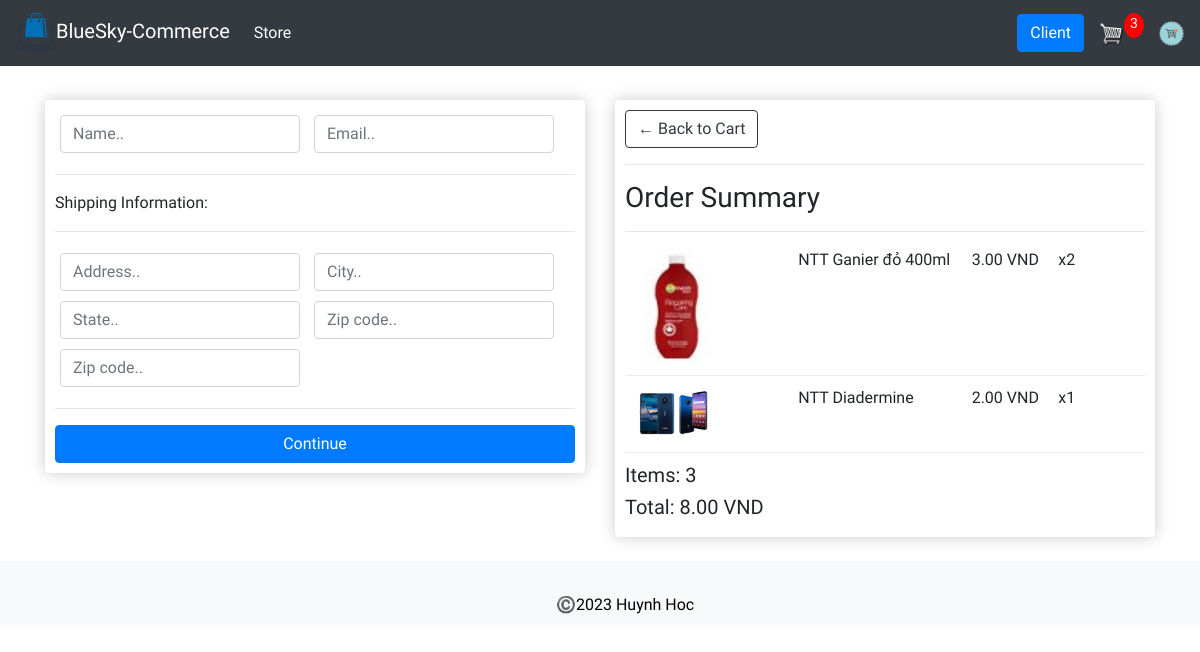
/checkout/ (signed in), run on an earlier commit of the app's database.
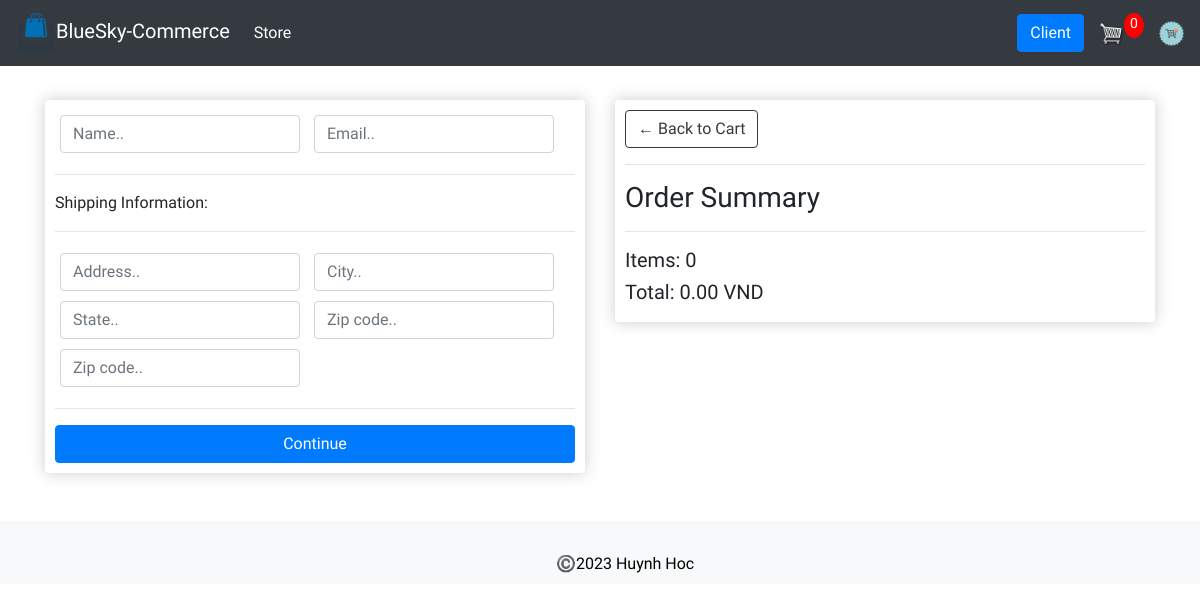
And on a later commit of the database.
### store/models.py (models this page shows, shortened)
class OrderItem(models.Model):
    product = models.ForeignKey(Product, on_delete=models.SET_NULL, null=True)
    order = models.ForeignKey(Order, on_delete=models.SET_NULL, null=True)
    quantity = models.IntegerField(default=0, null=True, blank=True)
    date_added = models.DateTimeField(auto_now_add=True)
    @property
    def get_total(self):
        total = self.product.price * self.quantity
        return total

class Product(models.Model):
    productId = models.CharField(max_length=20, null=False)
    name = models.CharField(max_length=200, null=False)
    price = models.FloatField(max_length=200, null=True)
    quantity = models.IntegerField(default=0, null=True, blank=True)
    digital = models.BooleanField(default=False, null=True, blank=True)
    image = models.ImageField(null=True, blank=True)
    @property
    def imageURL(self):
        try:
            url = self.image.url
        except Exception as ex:
            print("ex url: ", ex)
            url = ''
        return url

class Order(models.Model):
    customer = models.ForeignKey(Customer, on_delete=models.SET_NULL, null=True, blank=True)
    date_order = models.DateTimeField(auto_now_add=True)
    complete = models.BooleanField(default=False, null=True, blank=True)
    transaction_id = models.CharField(max_length=200, null=True)
    @property
    def shipping(self):
        shipping = False
        orderitems = self.orderitem_set.all()
        for i in orderitems:
            if i.product.digital == False:
                shipping = True
        return shipping
    @property
    def get_cart_total(self):
        orderitems = self.orderitem_set.all()
        total = sum([item.get_total for item in orderitems])
        return total
    @property
    def get_cart_items(self):
        orderitems = self.orderitem_set.all()
        total = sum([item.quantity for item in orderitems])
        return total

### store/views.py (the view)
# urls.py: path('checkout/', views.checkout, name="checkout"),
def checkout(request):
    data = cartData(request)
    cartItems = data['cartItems']
    order = data['order']
    items = data['items']
    context = {'items': items, 'order': order, 'cartItems': cartItems}
    return render(request, 'store/checkout.html', context)

### store/utils.py (called while the page is built)
def cartData(request):
    if request.user.is_authenticated:
        customer = request.user.customer
        order, created = Order.objects.get_or_create(customer=customer, complete=False)
        items = order.orderitem_set.all()
        cartItems = order.get_cart_items
    else:
        cookieData = cookieCart(request)
        cartItems = cookieData['cartItems']
        order = cookieData['order']
        items = cookieData['items']
    return {'cartItems': cartItems, 'order': order, 'items': items}

### templates/store/checkout.html (shortened to what this page needs)
{% extends 'store/main.html' %}
{% load static %}
{% block content %}
     <div class="row">
		<div class="col-lg-6">
			<div class="box-element" id="form-wrapper">
				<form id="form">
					<div id="user-info">
						<div class="form-field">
							<input required class="form-control" type="text" name="name" placeholder="Name..">
						</div>
						<div class="form-field">
							<input required class="form-control" type="email" name="email" placeholder="Email..">
						</div>
					</div>
					<div id="shipping-info">
						<hr>
						<p>Shipping Information:</p>
						<hr>
						<div class="form-field">
							<input class="form-control" type="text" name="address" placeholder="Address..">
						</div>
						<div class="form-field">
							<input class="form-control" type="text" name="city" placeholder="City..">
						</div>
						<div class="form-field">
							<input class="form-control" type="text" name="state" placeholder="State..">
						</div>
						<div class="form-field">
							<input class="form-control" type="text" name="zipcode" placeholder="Zip code..">
						</div>
						<div class="form-field">
							<input class="form-control" type="text" name="country" placeholder="Zip code..">
						</div>
					</div>
					<hr>
					<input id="form-button" class="btn btn-primary btn-block" type="submit" value="Continue">
				</form>
			</div>
			<br>
		</div>
		<div class="col-lg-6">
			<div class="box-element">
				<a  class="btn btn-outline-dark" href="{% url 'cart' %}">&#x2190; Back to Cart</a>
				<hr>
				<h3>Order Summary</h3>
				<hr>
				{% for item in items %}
				<div class="cart-row">
					<div style="flex:2"><img class="row-image" src="{{item.product.imageURL}}"></div>
					<div style="flex:2"><p>{{item.product.name}}</p></div>
					<div style="flex:1"><p>{{item.product.price|floatformat:2}} VND</p></div>
					<div style="flex:1"><p>x{{item.quantity}}</p></div>
				</div>
				{% endfor %}
				<h5>Items:   {{order.get_cart_items}}</h5>
				<h5>Total:   {{order.get_cart_total|floatformat:2}} VND</h5>
			</div>
		</div>
	</div>
{% endblock content %}

What changed in the data, as far as the page shows it:
no longer on this page (row edited): OrderItem: product.imageURL (picture), product.name "NTT Ganier đỏ 400ml", product.price "3.00", quantity "2"
removed OrderItem: product.imageURL (picture), product.name "NTT Diadermine", product.price "2.00", quantity "1"
no longer on this page (row edited): Order: get_cart_items "3", get_cart_total "8.00"
added Order: get_cart_items "0", get_cart_total "0.00"
Also different on the page:
{{ cartItems }}: "3" → "0"
